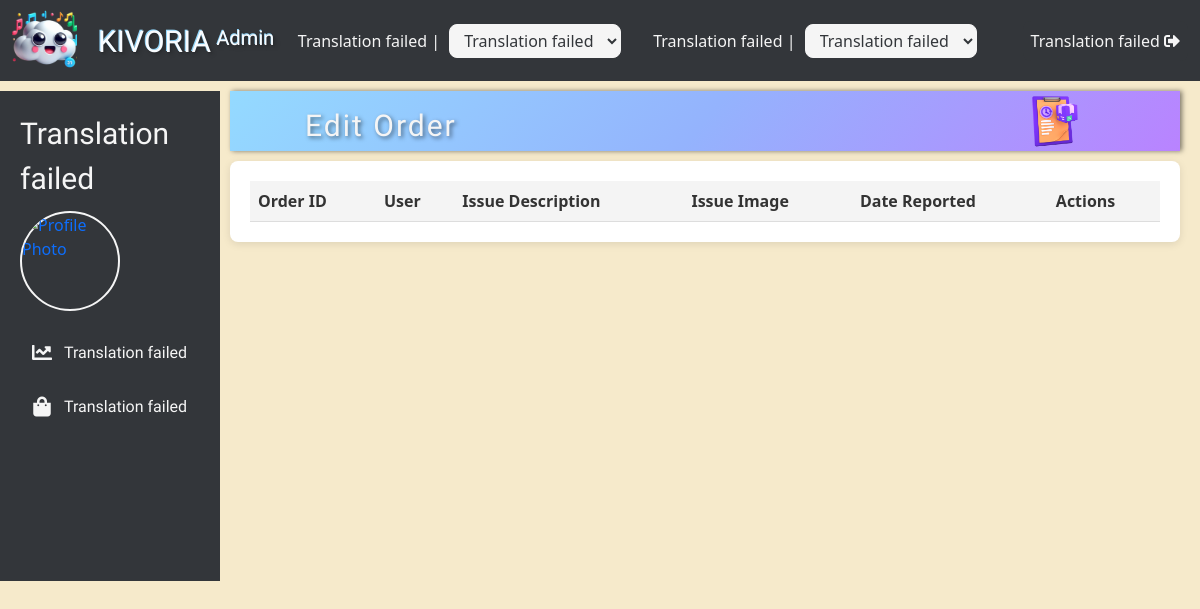
The page /admin_order.php (signed in) on the database as committed earlier.
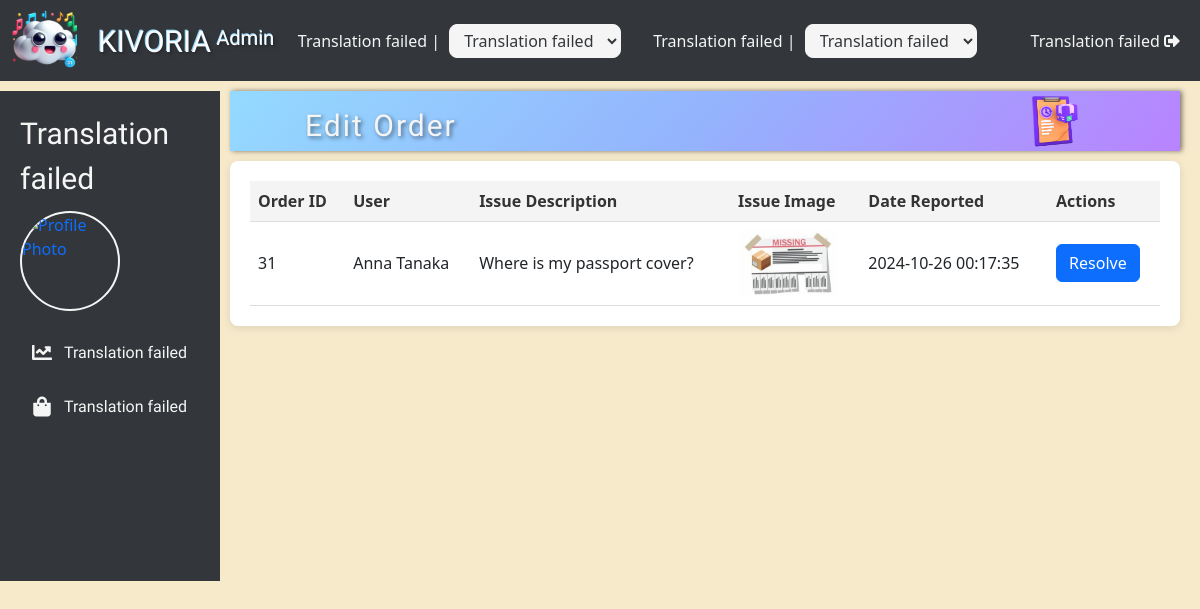
The same page on the database as committed later.
### tables this page shows
CREATE TABLE `order_issues` (
  `issue_id` int(11) NOT NULL,
  `order_id` int(11) NOT NULL,
  `user_id` int(11) NOT NULL,
  `status` enum('pending','resolved') NOT NULL DEFAULT 'pending',
  `issue_description` text NOT NULL,
  `issue_image` varchar(400) DEFAULT NULL,
  `created_at` timestamp NOT NULL DEFAULT current_timestamp()
);

CREATE TABLE `orders` (
  `order_id` int(11) NOT NULL,
  `order_cost` decimal(10,2) NOT NULL,
  `order_status` varchar(50) NOT NULL,
  `unique_id` int(11) NOT NULL,
  `country_code` varchar(10) NOT NULL,
  `handphone` varchar(20) NOT NULL,
  `address` text NOT NULL,
  `postcode` varchar(20) NOT NULL,
  `city` varchar(100) NOT NULL,
  `order_date` datetime NOT NULL DEFAULT current_timestamp(),
  `shipping_id` int(11) DEFAULT NULL
);

CREATE TABLE `users` (
  `user_id` int(11) NOT NULL,
  `unique_id` int(200) NOT NULL,
  `fname` varchar(255) NOT NULL,
  `lname` varchar(255) NOT NULL,
  `gender` varchar(10) DEFAULT NULL,
  `dob` date DEFAULT NULL,
  `country` varchar(100) DEFAULT NULL,
  `country_code` varchar(10) DEFAULT NULL,
  `handphone` varchar(20) DEFAULT NULL,
  `email` varchar(255) NOT NULL,
  `address` text DEFAULT NULL,
  `postcode` varchar(20) DEFAULT NULL,
  `city` varchar(100) DEFAULT NULL,
  `about_me` text DEFAULT NULL,
  `password` varchar(255) NOT NULL,
  `img` varchar(400) NOT NULL,
  `background_img` varchar(400) DEFAULT NULL,
  `status` varchar(255) NOT NULL
);

### admin_order.php (the view, shortened to what this page needs)
<!DOCTYPE html>
<html lang="en">
<head>
    <link href="https://cdn.jsdelivr.net/npm/bootstrap@5.3.3/dist/css/bootstrap.min.css" rel="stylesheet">
    <link rel="stylesheet" href="https://use.fontawesome.com/releases/v5.15.4/css/all.css"/>
    <link rel="stylesheet" href="assets/css/bar.css">
    <link rel="stylesheet" href="assets/css/admin/admin_order.css">
</head>
<body>
    <?php include_once('navigation/admin.php'); ?>
    <nav class="navbar navbar-expand-lg">
        <div class="container-fluid">
            <div class="d-flex align-items-center">
                <img src="assets/images/navbar/logo.png" class="navbar-logo">
                <a class="navbar-brand">KIVORIA</a>
                <h5 class="navbar-admin" >Admin</h5>
                <div class="dropdown ms-4 me-2">
                    <label for="language" class="language-label">
                        <span data-translate="Language">Language</span> |
                    </label>
                    <select name="language" id="language" class="language-selector">
                        <option value="en" data-translate="English">English</option>
                    </select>
                </div>
                <div class="dropdown ms-4 me-2">
                    <label for="currency" class="currency-label">
                        <span data-translate="Currency">Currency</span> |
                    </label>
                    <select name="currency" id="currency" class="currency-selector">
                        <option value="USD" data-translate="US Dollar (USD)">US Dollar (USD)</option>
                    </select>
                </div>
            </div>
            <div class="navbar-options ms-auto" id="navbarNav">
                <ul class="navbar-nav">
                    <form method="POST" action="admin_logout.php">
                        <button type="logout" name="logout" class="nav-link">
                        <span data-translate="Log Out">Log Out</span>
                        <i class="fas fa-sign-out-alt"></i>
                        </button>
                    </form>
                </ul>
            </div>
        </div>
    </nav>
    <div class="sidebar-container">
        <div class="sidebar">
            <span class="sidebar-title" data-translate="Profile">Profile</span>
            <a href="admin_forum.php">
                <div class="personal-profile">
                    <img src="assets/images/profile/<?php echo $row['img'] ?>" id="sidebar-profile-photo" alt="Profile Photo">
                </div>
            </a>
            <ul class="sidebar-menu">
                <li><a href="admin_home.php"><i class="fas fa-chart-line"></i><span data-translate="Graph">Graph</span></a></li>
                <li><a href="admin_order.php"><i class="fas fa-shopping-bag"></i><span data-translate="Order">Order</span></a></li>
            </ul>
        </div>
    </div>
<section class="edit-order-container">
    <div id="search_bar">
        <div>
            <span class="title">Edit Order</span>
            <h2><img src="assets/images/navbar/order_icon.png" alt="Feedback"></h2>
        </div>
    </div>
<div class="product-showcases-container">
<?php
$query = "SELECT oi.issue_id, o.order_id, oi.issue_description, oi.issue_image, u.fname, u.lname, oi.created_at
          FROM order_issues oi
          JOIN orders o ON oi.order_id = o.order_id
          JOIN users u ON oi.user_id = u.unique_id";
$result = $conn->query($query);
?>
<table>
    <thead>
        <tr>
            <th>Order ID</th>
            <th>User</th>
            <th>Issue Description</th>
            <th>Issue Image</th>
            <th>Date Reported</th>
            <th>Actions</th>
        </tr>
    </thead>
    <tbody>
        <?php while ($issue = $result->fetch_assoc()): ?>
            <tr>
                <td><?php echo htmlspecialchars($issue['order_id']); ?></td>
                <td><?php echo htmlspecialchars($issue['fname'] . ' ' . $issue['lname']); ?></td>
                <td><?php echo htmlspecialchars($issue['issue_description']); ?></td>
                <td><img src="assets/images/uploads/<?php echo htmlspecialchars($issue['issue_image']); ?>" width="100"></td>
                <td><?php echo htmlspecialchars($issue['created_at']); ?></td>
                <td>
                    <form method="POST" action="db_connection/resolve_issue.php">
                        <button type="submit" class="btn btn-primary">Resolve</button>
                    </form>
                </td>
            </tr>
        <?php endwhile; ?>
    </tbody>
</table>
    </div>
</section>
</body>
</html>

Rows that differ between the two databases and show on the page:
added order_issues: order.order_id "31", users.fname+lname "Anna Tanaka", issue_description "Where is my passport cover?", created_at "2024-10-26 00:17:35"
